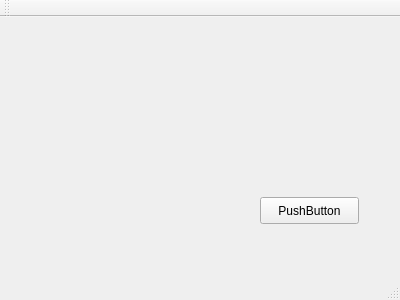
<?xml version="1.0" encoding="UTF-8"?>
<ui version="4.0">
 <class>MainWindow</class>
 <widget class="QMainWindow" name="MainWindow">
  <property name="geometry">
   <rect>
    <x>0</x>
    <y>0</y>
    <width>400</width>
    <height>300</height>
   </rect>
  </property>
  <property name="windowTitle">
   <string>MainWindow</string>
  </property>
  <widget class="QWidget" name="centralWidget">
   <widget class="QPushButton" name="pushButton">
    <property name="geometry">
     <rect>
      <x>260</x>
      <y>180</y>
      <width>99</width>
      <height>27</height>
     </rect>
    </property>
    <property name="text">
     <string>PushButton</string>
    </property>
   </widget>
  </widget>
  <widget class="QMenuBar" name="menuBar">
   <property name="geometry">
    <rect>
     <x>0</x>
     <y>0</y>
     <width>400</width>
     <height>25</height>
    </rect>
   </property>
  </widget>
  <widget class="QToolBar" name="mainToolBar">
   <attribute name="toolBarArea">
    <enum>TopToolBarArea</enum>
   </attribute>
   <attribute name="toolBarBreak">
    <bool>false</bool>
   </attribute>
  </widget>
  <widget class="QStatusBar" name="statusBar"/>
 </widget>
 <layoutdefault spacing="6" margin="11"/>
 <resources/>
 <connections/>
</ui>
